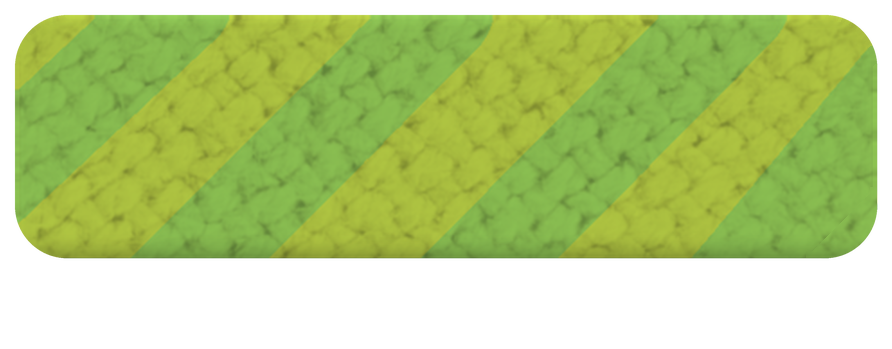
#> input picture Assets/TumbangPreso/Resources/UI/handmade-lobby/play_face.png, 892 x 349 px, found by its file name
$ python refine_play_floor.py
#> lines starting #> are read from the running program, lines starting #| are printed output that depends on the picture; after the words box and inside, x2 and y2 are one past the last pixel; in counts of white or black regions, pixels touching at a corner belong together
"""Repaints PLAY's floor (play_slab.png) as one clean gradient (owner, 2026-11-02: no texture in its shadow). Her shape and size stay; only the slab's colours change.

It starts just under the face in a green from the knit's own stripes, deepens evenly over the same height all along the button, and its last pixels turn under. The gradient follows the face's lower edge, chamfer included. Run from the repo root, after assemble_board.py, which restores her original floor.
"""
import numpy as np
from PIL import Image

D = 'Assets/TumbangPreso/Resources/UI/handmade-lobby/'
STOPS = [(0.0, (104, 160, 58)), (0.5, (74, 136, 52)), (1.0, (40, 100, 46))]
# How tall the floor stands under the face, in this file's pixels (owner, 2026-11-02: "cut a bit of the bottom"). Rerunning changes nothing.
FLOOR = 38

face = np.asarray(Image.open(D + 'play_face.png').convert('RGBA'))[..., 3] > 127
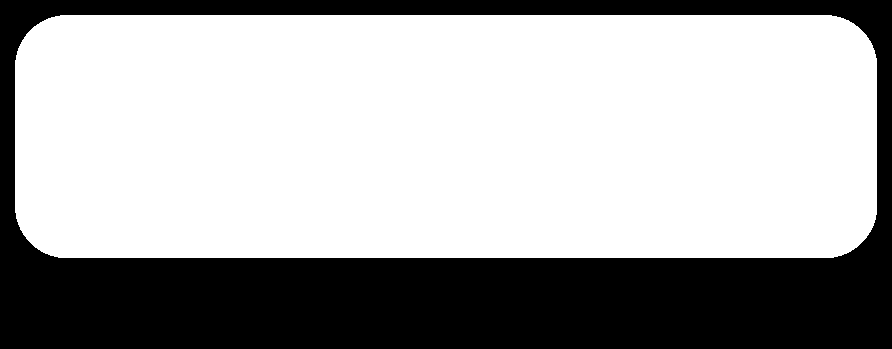
#> face: shape (349, 892) bool; 66.6% white; 1 black region, box (x1, y1, x2, y2) and area: (0, 0, 892, 349) 104123
slab = np.asarray(Image.open(D + 'play_slab.png').convert('RGBA')).copy()
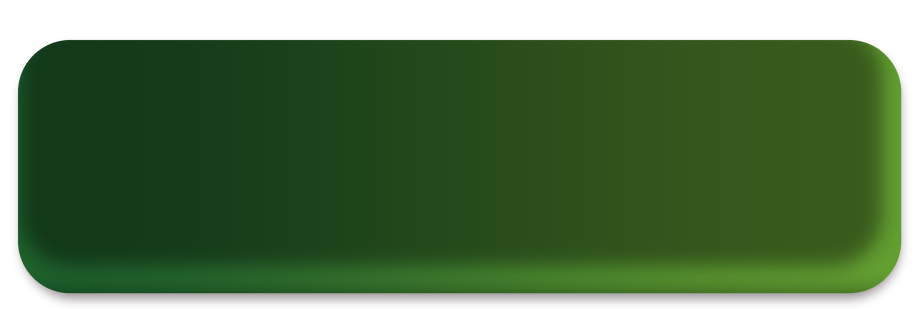
#> input picture Assets/TumbangPreso/Resources/UI/handmade-lobby/play_slab.png, 914 x 309 px, found by its file name
#> slab is the input picture: shape (309, 914, 4); mean R, G, B, A 34.1, 64.2, 24.1, 202
h, w = face.shape
#> h = 349; w = 892
bottom = np.nonzero((slab[..., 3] > 127).any(axis=1))[0].max()
#> bottom = 293
floor = np.nonzero(face.any(axis=1))[0].max() + 1
#> floor = 258
# Take the height out of the straight middle of the floor, so its rounded corners keep their shape.
cut = bottom - (floor + FLOOR)
#> cut = -3
if cut > 0:
    keep = floor + 8
    slab = np.concatenate([slab[:keep], slab[keep + cut:], np.zeros((cut, w, 4), np.uint8)])
    bottom -= cut
# Cutting takes a slice out of the corners too, which leaves a notch. So the bottom corners are drawn again as one true curve (owner: "make sure it's still round").
R = 44.0
solid = np.nonzero((slab[..., 3] > 127).any(axis=0))[0]
#> solid = 883 values from 18 to 900
left, right = solid.min(), solid.max() + 1
#> left = 18; right = 901
for y in range(int(bottom + 1 - R), h):
    for x in range(w):
        cover = 0
        for sy in (0.25, 0.75):
            for sx in (0.25, 0.75):
                px, py = x + sx, y + sy
                dy = max(0.0, py - (bottom + 1 - R))
                dx = max(0.0, (left + R) - px, px - (right - R))
                cover += px >= left and px <= right and py <= bottom + 1 and dx * dx + dy * dy <= R * R
#> (the run stopped early here; a loop or call above may not have finished)
